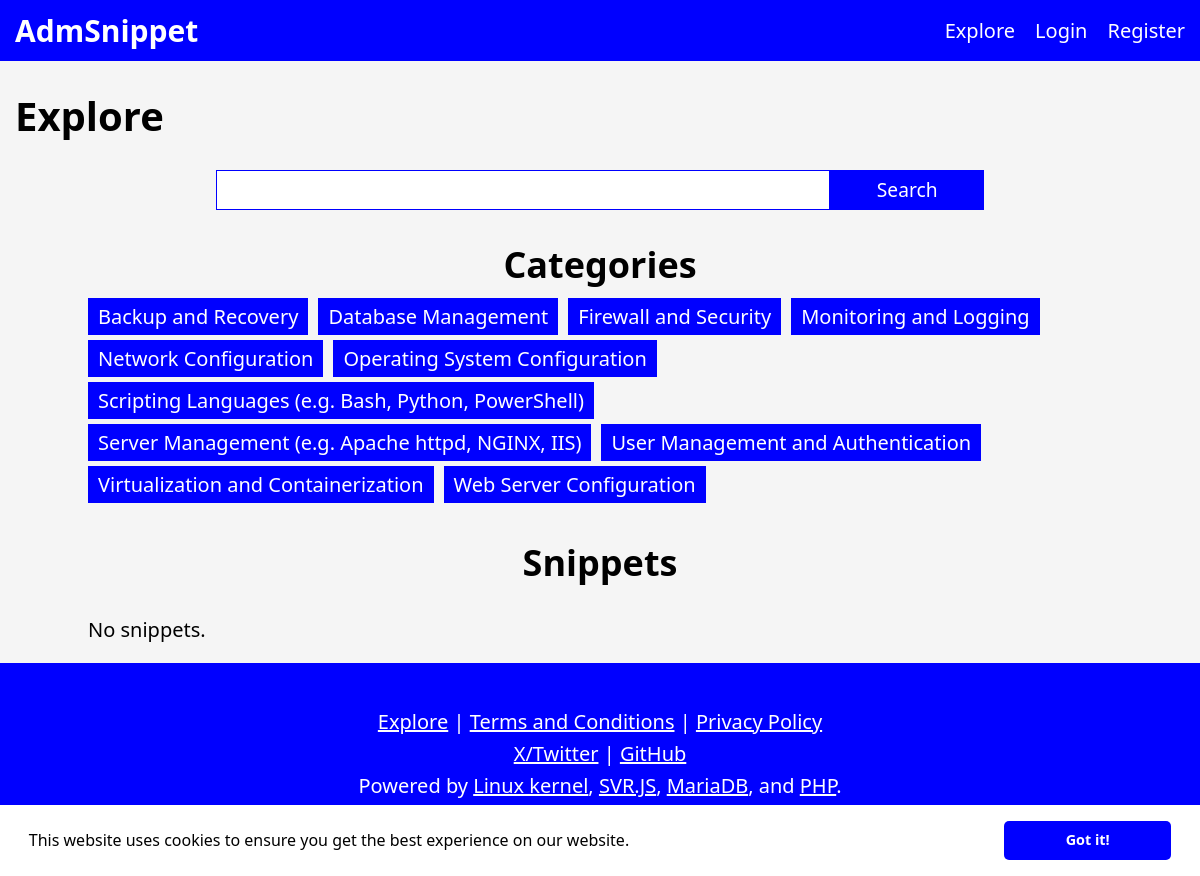
Screenshot of /explore.php with the database file from the repository.
### tables this page shows
CREATE TABLE `categories` (
  `id` int(11) NOT NULL,
  `name` varchar(255) NOT NULL
);

### includes/setup.php (called while the page is built, shortened)
<?php
  $user = -1;
?>

### explore.php (the view, shortened to what this page needs)
<?php include("includes/setup.php"); ?>
<?php
  $page_number = 1;
?>
<?php include("includes/header.php"); ?>
<main class="page">
  <div class="container">
    <h1>Explore</h1>
    <form class="search-form" action="<?php echo htmlspecialchars(APP_ROOT); ?>search.php">
        <input type="text" name="q" class="search-input">
        <input type="submit" value="Search" class="search-button">
      </form>
<?php
    if ($page_number == 1) {
      echo '<h2 class="topsnippets-heading">Categories</h2>';
      $categories = mysqli_query($db, 'SELECT id, name FROM categories;');
      if ($categories) {
        echo '<ul class="categories">';
        while ($category = mysqli_fetch_assoc($categories)) {
          echo '<li><a href="' . htmlentities(APP_ROOT) . 'category.php?id=' . htmlentities(urlencode($category['id'])) . '">' . htmlentities($category['name']) . '</a></li>';
        }
        echo '</ul>';
      } else {
        echo "<p>An error has occurred during retrieval of categories snippets!</p>";
      }
      echo '<h2 class="topsnippets-heading">Snippets</h2>';
    }
    echo '<div class="entries-outside">';
    $entries = null;
        $entrystmt = mysqli_prepare($db, 'SELECT snippets.id AS "id",
        snippets.title AS "name",
        snippets.category_id AS "category_id",
        categories.name AS "category",
        snippets.user_id AS "user_id",
        users.name AS "user",
        snippets.date AS "date",
        snippets.description AS "description",
        (SELECT COUNT(*) FROM votes WHERE votes.snippet_id = snippets.id AND votes.is_downvote = 0)
        - (SELECT COUNT(*) FROM votes WHERE votes.snippet_id = snippets.id AND votes.is_downvote = 1) AS "votes",
        IFNULL((SELECT (is_downvote = 0) FROM votes WHERE votes.snippet_id = snippets.id AND votes.user_id = ? AND votes.user_id <> -1 AND is_downvote = 0), 0) AS "upvoted",
        IFNULL((SELECT (is_downvote = 1) FROM votes WHERE votes.snippet_id = snippets.id AND votes.user_id = ? AND votes.user_id <> -1 AND is_downvote = 1), 0) AS "downvoted"
        FROM snippets
        INNER JOIN categories
        ON snippets.category_id = categories.id
        INNER JOIN users
        ON snippets.user_id = users.id
        ORDER BY (votes / 5) - ((UNIX_TIMESTAMP(NOW()) - UNIX_TIMESTAMP(snippets.date)) / 86400)
        DESC LIMIT ' . strval(max(intval($page_number) - 1, 0) * 10) . ', 10;');
        if ($entrystmt) {
          mysqli_stmt_bind_param($entrystmt, 'ii', $user, $user);
          mysqli_stmt_execute($entrystmt);
          $entries = mysqli_stmt_get_result($entrystmt);
        }
        if ($entries) {
          $entries_present = false;
          if (!$entries_present) echo "<p>No snippets.</p>";
        } else {
          if ($entrystmt) mysqli_stmt_close($entrystmt);
          echo "<p>An error has occurred during retrieval of snippets!</p>";
        }
    echo '</div>';
?>
  </div>
</main>
<?php include("includes/footer.php"); ?>

### includes/header.php (shortened to what this page needs)
<!DOCTYPE html>
<html lang="en-US">
<head>
    <link rel="stylesheet" href="<?php echo htmlspecialchars(APP_ROOT); ?>css/style.css">
    <link rel="stylesheet" href="<?php echo htmlspecialchars(APP_ROOT); ?>css/cookieconsent.min.css">
</head>
<body>
    <header>
        <div class="container">
            <span class="header-sitename"><a href="/">AdmSnippet</a></span>
            <nav>
               <ul>
                    <?php
                      echo '<li><a href="' . htmlspecialchars(APP_ROOT) . 'explore.php">Explore</a></li>';
                      if ($user == -1) {
                        echo '<li><a href="' . htmlspecialchars(APP_ROOT) . 'login.php?redirect=' . htmlspecialchars(urlencode($_SERVER['REQUEST_URI'])) . '">Login</a></li>';
                        echo '<li><a href="' . htmlspecialchars(APP_ROOT) . 'register.php?redirect=' . htmlspecialchars(urlencode($_SERVER['REQUEST_URI'])) . '">Register</a></li>';
                      }
                    ?>
               </ul>
            </nav>
        </div>
    </header>

### includes/footer.php (shortened to what this page needs)
    <footer>
        <div class="container">
            <p><a href="<?php echo htmlspecialchars(APP_ROOT); ?>explore.php">Explore</a>&nbsp;|
               <a href="<?php echo htmlspecialchars(APP_ROOT); ?>tos.php">Terms and Conditions</a>&nbsp;|
               <a href="<?php echo htmlspecialchars(APP_ROOT); ?>privacy.php">Privacy Policy</a>
            </p>
            <p><a rel="me" href="https://x.com/AdmSnippet">X/Twitter</a>&nbsp;|
               <a rel="me" href="https://github.com/DorianNiemiecSVRJS/admsnippet">GitHub</a>
            </p>
            <p>Powered by <a href="https://kernel.org">Linux kernel</a>, <a href="https://svrjs.org">SVR.JS</a>, <a href="https://mariadb.org">MariaDB</a>, and <a href="https://php.net">PHP</a>.</p>
            <p>
                Copyright &copy; 2024 <a rel="me" href="https://dorianniemiec.h4ck.me">Dorian Niemiec</a>. All rights reserved.
            </p>
        </div>
    </footer>
</body>
</html>

### css/style.css (style rules this page uses)
html, body { margin: 0; padding: 0; font-family: Ubuntu, "Segoe UI", Helvetica, sans-serif; background-color: whitesmoke; color: black; }
a { color: blue; }
.container { max-width: 1280px; width: 100%; margin: auto; padding: 0 0.75em; box-sizing: border-box; }
header { background-color: blue; color: white; padding: 10px 0; font-size: 1.25em; }
header .container { display: table; table-layout: fixed; }
header .header-sitename { font-size: 1.5em; font-weight: bold; display: table-cell; text-align: left; vertical-align: middle; width: 45%; }
header .header-sitename a { color: white; text-decoration: none; }
header nav { display: table-cell; text-align: right; vertical-align: middle; width: 55%; }
header nav ul { margin: 0; padding: 0.3em 0; list-style-type: none; white-space: nowrap; overflow-y: auto; }
header nav li { display: inline-block; margin-left: 1em; }
header nav li:first-child { margin-left: 0; }
header nav li a { color: white; text-decoration: none; }
form.search-form { display: table; width: 100%; max-width: 768px; margin: auto; }
main.page form.search-form { font-size: 0.8em; }
form.search-form input.search-input, form.search-form input.search-button { display: table-cell; box-sizing: border-box; border: 1px blue solid; font-family: Ubuntu, "Segoe UI", Helvetica, sans-serif; font-family: inherit; font-size: 1.2em; padding: 0.3em; }
form.search-form input.search-input { width: 80%; box-sizing: border-box; background-color: white; color: black; }
form.search-form input.search-button { width: 20%; background-color: blue; color: white; cursor: pointer; }
.topsnippets-heading { text-align: center; font-size: 2.25em; margin-bottom: 0.25em; }
main.page .topsnippets-heading { font-size: 1.8em; }
.entries-outside { max-width: 1024px; width: 100%; margin: auto; display: table; }
footer { background-color: blue; color: white; text-align: center; padding: 2em 0; font-size: 1.25em; }
footer a { color: white; text-decoration: underline; }
footer p { margin: 0.25em 0; }
main.page { font-size: 1.25em; }
input, select, textarea { background-color: white; color: black; }
ul.categories { padding: 0; margin: auto; max-width: 1024px; width: 100%; }
ul.categories li { display: inline-block; background-color: blue; color: white; padding: 0.25em 0.5em; margin-right: 0.5em; margin-bottom: 0.25em; }
ul.categories li:last-child { margin-right: 0; }
ul.categories li a { color: white; text-decoration: none; }

### rows the page displays
categories: name "Backup and Recovery"
categories: name "Database Management"
categories: name "Firewall and Security"
categories: name "Monitoring and Logging"
categories: name "Network Configuration"
categories: name "Operating System Configuration"
categories: name "Scripting Languages (e.g. Bash, Python, PowerShell)"
categories: name "Server Management (e.g. Apache httpd, NGINX, IIS)"
categories: name "User Management and Authentication"
categories: name "Virtualization and Containerization"
categories: name "Web Server Configuration"
